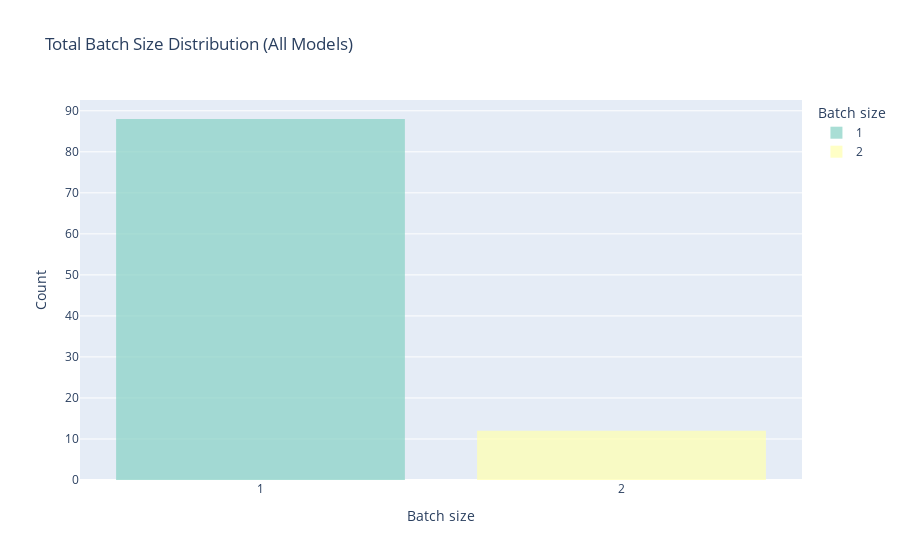

The notebook cell this image was saved under:
### Code cell
_ = plot_total_batch_size_histogram(grafana_path, file_name=filename)

### Figure 1 — Plotly figure (JSON) as saved in the notebook; plotly's stock layout.template omitted (floating-point values rounded to 4 significant figures)
{"data": [{"marker": {"color": "rgb(141,211,199)"}, "name": "1", "opacity": 0.75, "showlegend": true, "type": "histogram", "x": ["1", "1", "1", "1", "1", "1", "1", "1", "1", "1", "1", "1", "1", "1", "1", "1", "1", "1", "1", "1", "1", "1", "1", "1", "1", "1", "1", "1", "1", "1", "1", "1", "1", "1", "1", "1", "1", "1", "1", "1", "1", "1", "1", "1", "1", "1", "1", "1", "1", "1", "1", "1", "1", "1", "1", "1", "1", "1", "1", "1", "1", "1", "1", "1", "1", "1", "1", "1", "1", "1", "1", "1", "1", "1", "1", "1", "1", "1", "1", "1", "1", "1", "1", "1", "1", "1", "1", "1"]}, {"marker": {"color": "rgb(255,255,179)"}, "name": "2", "opacity": 0.75, "showlegend": true, "type": "histogram", "x": ["2", "2", "2", "2", "2", "2", "2", "2", "2", "2", "2", "2"]}], "layout": {"bargap": 0.2, "barmode": "overlay", "hoverlabel": {"font": {"color": "black"}}, "legend": {"title": {"text": "Batch size"}}, "title": {"text": "Total Batch Size Distribution (All Models)"}, "xaxis": {"categoryarray": ["1", "2"], "categoryorder": "array", "title": {"text": "Batch size"}, "type": "category"}, "yaxis": {"title": {"text": "Count"}}}}
